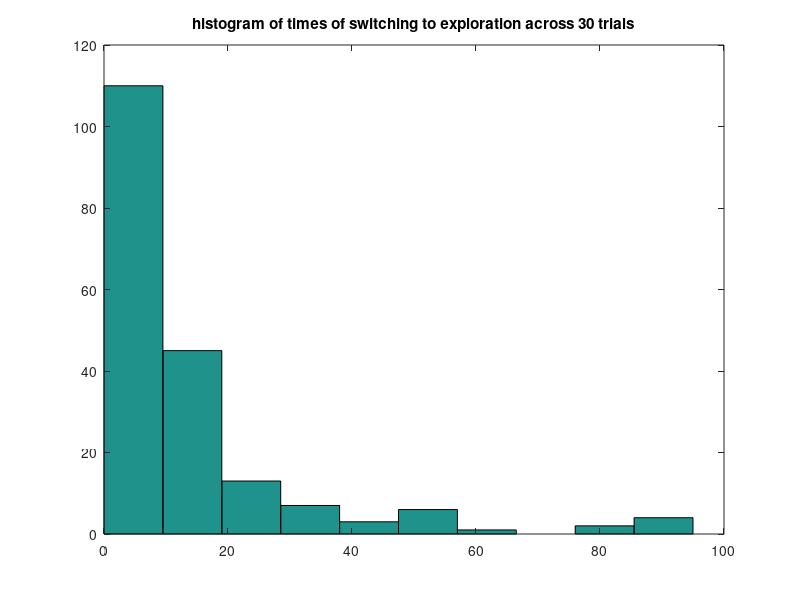

Write MATLAB code to recreate this figure.
clear all
load population;
 sampleSize = size(unique(population(:,1)),1);
 NumTurns = 20;
 NumTrials = 30;
 TotalTrials = sampleSize*NumTrials;
 
 
 ExEx =[]; 
 Switch = [];
 RT= [];
%%%% to extract data from 2-20 turns from one trial 
 for i = 1 : TotalTrials
     WholeExEx = population((20*(i-1)+2):(20*(i-1)+20),4);
     WholeSwitch = population((20*(i-1)+2):(20*(i-1)+20),5);
     WholeRT = population((20*(i-1)+2):(20*(i-1)+20),7);
     
     ExEx = [ExEx;WholeExEx];
     Switch = [Switch; WholeSwitch];
     RT= [RT;WholeRT];
 end
 
 %%%to get the exact matching data
 ExploreTime =[];
 ExploitTime=[];
 SwitchTime=[];
 NonSwitchTime=[];
 SwitchToExploreTime = [];
 SwitchToExploitTime = [];
 size_SwitchToExploreTime =[];
 size_SwitchToExploitTime =[];
 
 total_size_explore_time = [];
 total_size_exploit_time = [];
 total_size_switch_time = [];
 total_szie_non_switch_time = [];
 total_size_switch_to_explore = [];
 total_size_switch_to_exploit = [];
 
 for i = 1 : sampleSize
      EachExEx = ExEx((570*(i-1)+1):(570*(i-1)+570),1);
      EachSwitch = Switch((570*(i-1)+1):(570*(i-1)+570),1);
      EachRT = RT((570*(i-1)+1):(570*(i-1)+570),1);
      
      
      EachExploreTime = sum(EachRT(EachExEx == 0))/size(EachRT(EachExEx == 0),1);
      EachExploitTime = sum(EachRT(EachExEx == 1))/size(EachRT(EachExEx == 1),1);
      
      total_size_explore_time = [total_size_explore_time; size(EachRT(EachExEx == 0),1)];
      total_size_exploit_time = [total_size_exploit_time; size(EachRT(EachExEx == 1),1)];
      
      EachSwitchTime =  sum(EachRT(EachSwitch == 1))/size(EachRT(EachSwitch == 1),1);
      EachNonSwitchTime = sum(EachRT(EachSwitch == 0))/size(EachRT(EachSwitch == 0),1);
      
      total_size_switch_time = [total_size_switch_time; size(EachRT(EachSwitch == 1),1)];
      total_szie_non_switch_time = [total_szie_non_switch_time; size(EachRT(EachSwitch == 0),1)];
      %%%%%%%%%%%%(EachSwitch == 1)&(EachExEx == 0): note this would return
      %%%%%%%%%%%%a same size of a matrix with logic value 0 or 1. and then
      %%%%%%%%%%%%matlab match it with the outside matrix's elements
      EachSwitchToExploreTime = sum(EachRT((EachSwitch == 1)&(EachExEx == 0)))/...
          size(EachRT((EachSwitch == 1)&(EachExEx == 0)),1);
      EachSwitchToExploitTime = sum(EachRT((EachSwitch == 1)&(EachExEx == 1)))/...
          size(EachRT((EachSwitch == 1)&(EachExEx == 1)),1);
      Eachsize_SwitchToExploreTime = size(EachRT((EachSwitch == 1)&(EachExEx == 0)),1);
      Eachsize_SwitchToExploitTime = size(EachRT((EachSwitch == 1)&(EachExEx == 1)),1);
      
       total_size_switch_to_explore = [total_size_switch_to_explore; Eachsize_SwitchToExploreTime];
       total_size_switch_to_exploit = [total_size_switch_to_exploit; Eachsize_SwitchToExploitTime];
      
 ExploreTime =[ExploreTime ; EachExploreTime];
 ExploitTime=[ExploitTime; EachExploitTime];
 SwitchTime=[SwitchTime;EachSwitchTime ];
 NonSwitchTime=[NonSwitchTime; EachNonSwitchTime];
 SwitchToExploreTime = [SwitchToExploreTime; EachSwitchToExploreTime];
 %%Nan means never swtich to explore again!!
 SwitchToExploitTime = [SwitchToExploitTime; EachSwitchToExploitTime];
 size_SwitchToExploreTime =[size_SwitchToExploreTime; Eachsize_SwitchToExploreTime];
 size_SwitchToExploitTime =[size_SwitchToExploitTime; Eachsize_SwitchToExploitTime];
 
 end
      %%%first, switch to exploration individual variatin
      %%second , weight the switch to exploration when compute the RT for
      %%switch to make it easy understanding
      mean(ExploreTime)
      std(ExploreTime)
      mean(ExploitTime)
      std(ExploitTime)
      mean(SwitchTime)
      std(SwitchTime)
      mean(NonSwitchTime)
      std(NonSwitchTime)
      mean(SwitchToExploreTime)
      mean(SwitchToExploreTime(~isnan(SwitchToExploreTime)))
      std(SwitchToExploreTime(~isnan(SwitchToExploreTime)))
      mean(SwitchToExploitTime)
      std(SwitchToExploitTime)
      %figure(1)
      %  hist(ExploreTime)
      %figure(2)
      %  hist(ExploitTime)
      %figure(3)
      %  hist(SwitchTime)
      %figure(4)
      %  hist(NonSwitchTime)
      s0 = SwitchToExploreTime(~isnan(SwitchToExploreTime));
      s1 = SwitchToExploitTime(~isnan(SwitchToExploreTime));
      %sT= (s0+s1)./2;
      %mean(sT)
      mean(s0)
      mean(s1)
      
      
      %%%%%%%%%%%%%%%%%%%%%%%%%%%%%%switching_RT weighting algorithm
      
        weight_efficient = [sum(size_SwitchToExploreTime)/(sum(size_SwitchToExploreTime)...
            +sum(size_SwitchToExploitTime)) sum(size_SwitchToExploitTime)/...
            (sum(size_SwitchToExploreTime)...
            +sum(size_SwitchToExploitTime))];
        sT = [s0 s1] * weight_efficient';
        mean(sT);
      %%%%%%%histogram the times of switching to exploration
      figure()
      hist(size_SwitchToExploreTime);
      title('histogram of times of switching to exploration across 30 trials');
      
      %%%%%%%%%%%%%%%%%%%correlation between RTs and switch times of
      %%%%%%%%%%%%%%%%%%%backing to exploration
     [R, P] = corrcoef( [log(s0) log(size_SwitchToExploreTime(~isnan(SwitchToExploreTime)))])
     
     